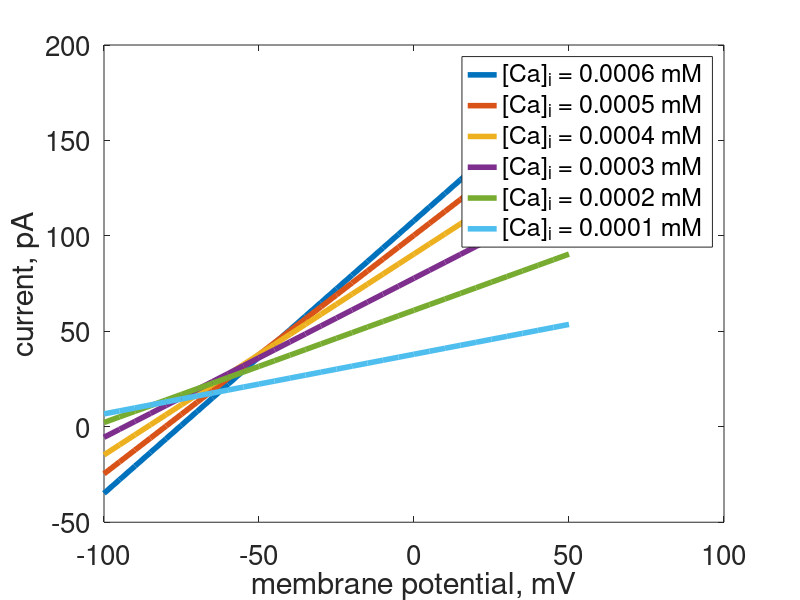

MATLAB code for this plot: (Note: this script raises an error after producing the figure.)
% NCX - Sodium-Calcium exchanger model
% from Gall & Susa 1999
% still need to fit to astrocyte data


%constants
F = 96485; %C/mol, Faraday's constant
R = 8.31; %J/mol K, ideal gas constant
T = 298.15; %K, absolute temperature (25 C in Kirischuk et al. 2012)

%cellular concentrations - Kirischuk et al. 2012
%resting concentrations
Na_in = 16.6; %mM
Ca_in = 73*1e-6; %mM
Na_out = 140; %mM
Ca_out = 2; %mM

%functions - note RT/F has units volts
%reversal potential for NCX
V_NaCa = (R*T/F)*(3*log(Na_out/Na_in)-log(Ca_out/Ca_in))*1e3; %mV
V_NaCa;

%cellular concentrations - Kirischuk et al. 2012
%stimulated concentrations
Na_in = 25; %mM
Ca_in = 4*1e-3; %mM
Na_out = 140; %mM
Ca_out = 2; %mM

%functions - note RT/F has units volts
%reversal potential for NCX
V_NaCa = (R*T/F)*(3*log(Na_out/Na_in)-log(Ca_out/Ca_in))*1e3; %mV
V_NaCa;

%hill functions parameters
nH = 1;
K_H = 1.5*1e-3; %1.5 microM
x = 5; %pS
V_NaCa = @(Ca_in) (R*T/F)*(3*log(Na_out/Na_in)-log(Ca_out/Ca_in))*1e3; %mV
I_NaCa = @(Vm,Ca_in) x*(Ca_in.^nH)./(Ca_in.^nH + K_H^nH).*(Vm-V_NaCa(Ca_in));

%Vm for I-V curve
Vm = (-100:5:50); %mV

Ca_ins = [600e-6, 500e-6, 400e-6, 300e-6, 200e-6, 100e-6];
%[73e-6, 73e-5,73e-4,4e-4,4e-3,1.5e-3,4e-2];
fig=figure(1);clf
for jj=1:size(Ca_ins,2)
    plot(Vm,I_NaCa(Vm,Ca_ins(jj)),'LineWidth',4); hold on
end
xlabel('membrane potential, mV'); ylabel('current, pA'); set(gca,'FontSize',20);
lgd  = legend(['[Ca]_i = ' num2str(Ca_ins(1)) ' mM'],['[Ca]_i = ' num2str(Ca_ins(2)) ' mM'],...
['[Ca]_i = ' num2str(Ca_ins(3)) ' mM'], ['[Ca]_i = ' num2str(Ca_ins(4)) ' mM'],...
['[Ca]_i = ' num2str(Ca_ins(5)) ' mM'], ['[Ca]_i = ' num2str(Ca_ins(6)) ' mM']);%, ...
% ['[Ca]_i = ' num2str(Ca_ins(7)) ' mM'],['[Ca]_i = ' num2str(Ca_ins(8)) ' mM']);
lgd.Location = 'southeast';
line([-100,50],[0,0],'LineStyle','--', 'Color', 'k','HandleVisibility','off');
line([0,0],[-50,200],'LineStyle','--', 'Color', 'k','HandleVisibility','off');
saveas(fig,'figs/gall_susa_1999_model_figs/gall_susa_1999_model_IV_curve_vs_Cain.png');

%I-V vs Na_in
fig=figure(2); clf
V_NaCa = @(Na_in) (R*T/F)*(3*log(Na_out/Na_in)-log(Ca_out/Ca_in))*1e3; %mV
I_NaCa = @(Vm,Na_in) x*(Ca_in.^nH)./(Ca_in.^nH + K_H^nH).*(Vm-V_NaCa(Na_in));
Na_ins = [16; 14; 12; 10; 8; 6;];
for jj=1:size(Na_ins,1)
    plot(Vm,I_NaCa(Vm,Na_ins(jj)),'LineWidth',4); hold on
end
xlabel('membrane potential, mV'); ylabel('current, pA'); set(gca,'FontSize',20);
lgd=legend(['[Na]_i = ' num2str(Na_ins(1)) ' mM'],['[Na]_i = ' num2str(Na_ins(2)) ' mM'],...
['[Na]_i = ' num2str(Na_ins(3)) ' mM'], ['[Na]_i = ' num2str(Na_ins(4)) ' mM'],...
['[Na]_i = ' num2str(Na_ins(5)) ' mM'], ['[Na]_i = ' num2str(Na_ins(6)) ' mM']);
lgd.Location = 'southeast';
line([-100,50],[0,0],'LineStyle','--', 'Color', 'k','HandleVisibility','off');
line([0,0],[-700,200],'LineStyle','--', 'Color', 'k','HandleVisibility','off');
saveas(fig,'figs/gall_susa_1999_model_figs/gall_susa_1999_model_IV_curve_vs_Nain.png');

%saturation curves
fig=figure(3); clf
V_NaCa = @(Ca_in) (R*T/F)*(3*log(Na_out/Na_in)-log(Ca_out./Ca_in))*1e3; %mV
I_NaCa = @(Vm,Ca_in)x*(Ca_in.^nH)./(Ca_in.^nH + K_H^nH).*(Vm-V_NaCa(Ca_in));
Ca_ins = logspace(-5, -2, 100);
semilogx(Ca_ins,I_NaCa(50,Ca_ins)./max(abs(I_NaCa(50,Ca_ins))),'-','LineWidth',4)
xlabel('[Ca^{2+}]_i, mM'); ylabel('normalized current');
set(gca,'FontSize',20); title('Gall & Susa 1999 Model, [Ca^{2+}]_i saturation curves at 50 mV');
saveas(fig,'figs/gall_susa_1999_model_figs/gall_susa_1999_model_cain_saturation_curve.png');


fig=figure(4); clf
subplot(2,2,3);
V_NaCa = @(Ca_in) (R*T/F)*(3*log(Na_out./Na_in)-log(Ca_out./Ca_in))*1e3; %mV
I_NaCa = @(Vm,Ca_in)x*(Ca_in.^nH)./(Ca_in.^nH + K_H^nH).*(Vm-V_NaCa(Ca_in));
Ca_ins = logspace(-5, -2, 100);
semilogx(Ca_ins,I_NaCa(50,Ca_ins),'-','LineWidth',4)
xlabel('[Ca^{2+}]_i, mM'); ylabel('current, pA');
set(gca,'FontSize',20);

subplot(2,2,1);
V_NaCa = @(Ca_out) (R*T/F)*(3*log(Na_out./Na_in)-log(Ca_out./Ca_in))*1e3; %mV
I_NaCa = @(Vm,Ca_out)x*(Ca_in.^nH)./(Ca_in.^nH + K_H^nH).*(Vm-V_NaCa(Ca_out));
Ca_outs = logspace(-3, 2, 100);
semilogx(Ca_outs,I_NaCa(50,Ca_outs),'-','LineWidth',4)
xlabel('[Ca^{2+}]_e, mM'); ylabel('current, pA');
set(gca,'FontSize',20);

subplot(2,2,4);
V_NaCa = @(Na_in) (R*T/F)*(3*log(Na_out./Na_in)-log(Ca_out./Ca_in))*1e3; %mV
I_NaCa = @(Vm,Na_in)x*(Ca_in.^nH)./(Ca_in.^nH + K_H^nH).*(Vm-V_NaCa(Na_in));
Na_ins = logspace(-1, 4, 100);
semilogx(Na_ins,I_NaCa(50,Na_ins),'-','LineWidth',4)
xlabel('[Na^{+}]_e, mM'); ylabel('current, pA');
set(gca,'FontSize',20);

subplot(2,2,2);
V_NaCa = @(Na_out) (R*T/F)*(3*log(Na_out./Na_in)-log(Ca_out./Ca_in))*1e3; %mV
I_NaCa = @(Vm,Na_out)x*(Ca_in.^nH)./(Ca_in.^nH + K_H^nH).*(Vm-V_NaCa(Na_out));
Na_outs = logspace(-1, 2, 100);
semilogx(Na_outs,I_NaCa(50,Na_outs),'-','LineWidth',4)
xlabel('[Na^{+}]_e, mM'); ylabel('current, pA');
set(gca,'FontSize',20);

saveas(fig,'figs/gall_susa_1999_model_figs/gall_susa_1999_model_saturation_curves_50mv.png');

fig=figure(5); clf
subplot(2,2,3);
V_NaCa = @(Ca_in) (R*T/F)*(3*log(Na_out./Na_in)-log(Ca_out./Ca_in))*1e3; %mV
I_NaCa = @(Vm,Ca_in)x*(Ca_in.^nH)./(Ca_in.^nH + K_H^nH).*(Vm-V_NaCa(Ca_in));
Ca_ins = logspace(-5, -2, 100);
semilogx(Ca_ins,I_NaCa(-100,Ca_ins),'-','LineWidth',4)
xlabel('[Ca^{2+}]_i, mM'); ylabel('current, pA');
set(gca,'FontSize',20);

subplot(2,2,1);
V_NaCa = @(Ca_out) (R*T/F)*(3*log(Na_out./Na_in)-log(Ca_out./Ca_in))*1e3; %mV
I_NaCa = @(Vm,Ca_out)x*(Ca_in.^nH)./(Ca_in.^nH + K_H^nH).*(Vm-V_NaCa(Ca_out));
Ca_outs = logspace(-3, 2, 100);
semilogx(Ca_outs,I_NaCa(-100,Ca_outs),'-','LineWidth',4)
xlabel('[Ca^{2+}]_e, mM'); ylabel('current, pA');
set(gca,'FontSize',20);

subplot(2,2,4);
V_NaCa = @(Na_in) (R*T/F)*(3*log(Na_out./Na_in)-log(Ca_out./Ca_in))*1e3; %mV
I_NaCa = @(Vm,Na_in)x*(Ca_in.^nH)./(Ca_in.^nH + K_H^nH).*(Vm-V_NaCa(Na_in));
Na_ins = logspace(-1, 4, 100);
semilogx(Na_ins,I_NaCa(-100,Na_ins),'-','LineWidth',4)
xlabel('[Na^{+}]_e, mM'); ylabel('current, pA');
set(gca,'FontSize',20);

subplot(2,2,2);
V_NaCa = @(Na_out) (R*T/F)*(3*log(Na_out./Na_in)-log(Ca_out./Ca_in))*1e3; %mV
I_NaCa = @(Vm,Na_out)x*(Ca_in.^nH)./(Ca_in.^nH + K_H^nH).*(Vm-V_NaCa(Na_out));
Na_outs = logspace(-1, 2, 100);
semilogx(Na_outs,I_NaCa(-100,Na_outs),'-','LineWidth',4)
xlabel('[Na^{+}]_e, mM'); ylabel('current, pA');
set(gca,'FontSize',20);

saveas(fig,'figs/gall_susa_1999_model_figs/gall_susa_1999_model_saturation_curves_min100mv.png');

